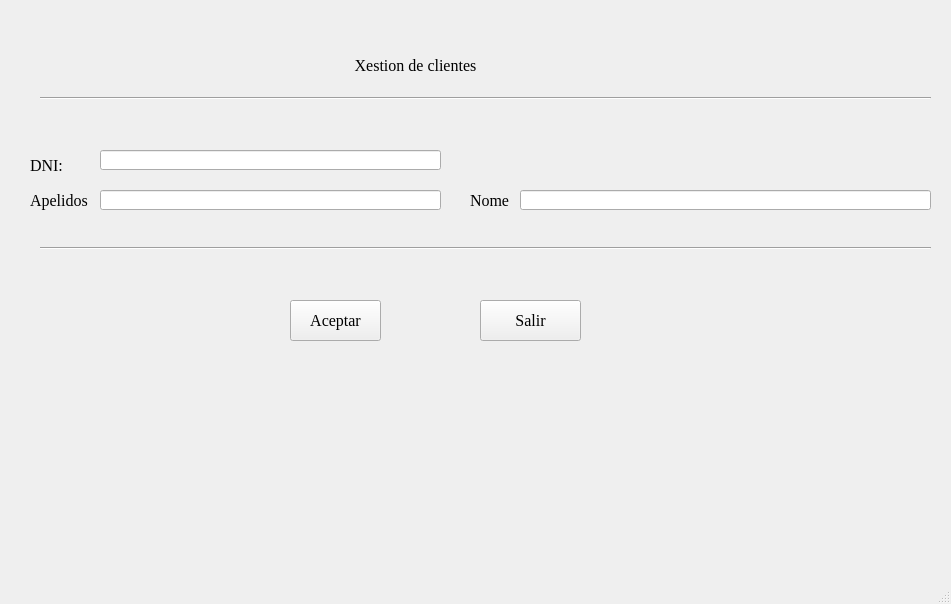
<?xml version="1.0" encoding="UTF-8"?>
<ui version="4.0">
 <class>MainWindow</class>
 <widget class="QMainWindow" name="MainWindow">
  <property name="geometry">
   <rect>
    <x>0</x>
    <y>0</y>
    <width>951</width>
    <height>604</height>
   </rect>
  </property>
  <property name="windowTitle">
   <string>MainWindow</string>
  </property>
  <widget class="QWidget" name="centralwidget">
   <widget class="QLabel" name="lblxestion">
    <property name="geometry">
     <rect>
      <x>330</x>
      <y>50</y>
      <width>171</width>
      <height>31</height>
     </rect>
    </property>
    <property name="font">
     <font>
      <family>Times New Roman</family>
      <pointsize>12</pointsize>
     </font>
    </property>
    <property name="text">
     <string>Xestion de clientes</string>
    </property>
    <property name="alignment">
     <set>Qt::AlignCenter</set>
    </property>
   </widget>
   <widget class="QLabel" name="lbldni">
    <property name="geometry">
     <rect>
      <x>30</x>
      <y>150</y>
      <width>71</width>
      <height>31</height>
     </rect>
    </property>
    <property name="font">
     <font>
      <family>Times New Roman</family>
      <pointsize>12</pointsize>
     </font>
    </property>
    <property name="text">
     <string>DNI:</string>
    </property>
   </widget>
   <widget class="QLabel" name="lblapel">
    <property name="geometry">
     <rect>
      <x>30</x>
      <y>190</y>
      <width>61</width>
      <height>21</height>
     </rect>
    </property>
    <property name="font">
     <font>
      <family>Times New Roman</family>
      <pointsize>12</pointsize>
     </font>
    </property>
    <property name="text">
     <string>Apelidos</string>
    </property>
   </widget>
   <widget class="Line" name="line">
    <property name="geometry">
     <rect>
      <x>40</x>
      <y>90</y>
      <width>891</width>
      <height>16</height>
     </rect>
    </property>
    <property name="orientation">
     <enum>Qt::Horizontal</enum>
    </property>
   </widget>
   <widget class="Line" name="line_2">
    <property name="geometry">
     <rect>
      <x>40</x>
      <y>240</y>
      <width>891</width>
      <height>16</height>
     </rect>
    </property>
    <property name="orientation">
     <enum>Qt::Horizontal</enum>
    </property>
   </widget>
   <widget class="QLabel" name="lblnome">
    <property name="geometry">
     <rect>
      <x>470</x>
      <y>190</y>
      <width>91</width>
      <height>21</height>
     </rect>
    </property>
    <property name="font">
     <font>
      <family>Times New Roman</family>
      <pointsize>12</pointsize>
     </font>
    </property>
    <property name="text">
     <string>Nome</string>
    </property>
   </widget>
   <widget class="QPushButton" name="btnOk">
    <property name="geometry">
     <rect>
      <x>290</x>
      <y>300</y>
      <width>91</width>
      <height>41</height>
     </rect>
    </property>
    <property name="font">
     <font>
      <family>Times New Roman</family>
      <pointsize>12</pointsize>
     </font>
    </property>
    <property name="text">
     <string>Aceptar</string>
    </property>
   </widget>
   <widget class="QPushButton" name="btnsalir">
    <property name="geometry">
     <rect>
      <x>480</x>
      <y>300</y>
      <width>101</width>
      <height>41</height>
     </rect>
    </property>
    <property name="font">
     <font>
      <family>Times New Roman</family>
      <pointsize>12</pointsize>
     </font>
    </property>
    <property name="text">
     <string>Salir</string>
    </property>
   </widget>
   <widget class="QLineEdit" name="lineEdit">
    <property name="geometry">
     <rect>
      <x>100</x>
      <y>150</y>
      <width>341</width>
      <height>20</height>
     </rect>
    </property>
   </widget>
   <widget class="QLineEdit" name="lineEdit_2">
    <property name="geometry">
     <rect>
      <x>100</x>
      <y>190</y>
      <width>341</width>
      <height>20</height>
     </rect>
    </property>
   </widget>
   <widget class="QLineEdit" name="lineEdit_3">
    <property name="geometry">
     <rect>
      <x>520</x>
      <y>190</y>
      <width>411</width>
      <height>20</height>
     </rect>
    </property>
   </widget>
  </widget>
  <widget class="QMenuBar" name="menubar">
   <property name="geometry">
    <rect>
     <x>0</x>
     <y>0</y>
     <width>951</width>
     <height>21</height>
    </rect>
   </property>
  </widget>
  <widget class="QStatusBar" name="statusbar"/>
 </widget>
 <resources/>
 <connections/>
</ui>
